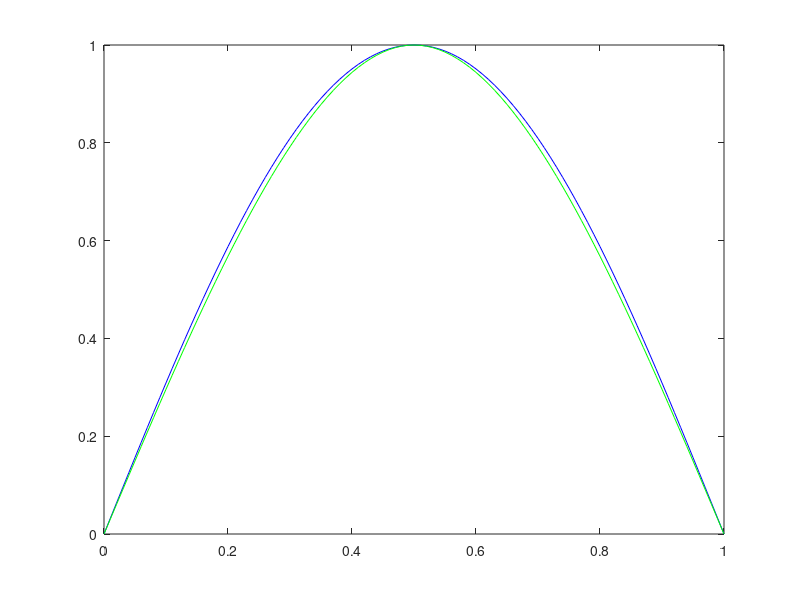

MATLAB code to generate this figure:
% --- Interpolación de Splines cubicos naturales mediante resolución de
% sistema con barra invertida --- 

f = @(x) sin(pi*x);

xi = [0 0.5 1];
fi = f(xi);

n = length(xi)-1;
hi = xi(2:end)-xi(1:end-1); %forma interesante hacer vectores

%A = sparse(n-1,n-1); %ceros pero solo se almacenan no nulos, eficiente.
%declaracion innecesaria pues se modifica despues. Util para conocer
%sparse()
%vect_b = zeros(n-1,1);

A = diag(hi(2:n-1),1) + diag(hi(2:n-1),-1) + diag(2*(hi(1:n-1)+hi(2:n)),0) ; %para poner diagonales por encima, o debajo de principal
A = A/3 ;

vect_b = (fi(3:n+1)-fi(2:n))./hi(2:n) - (fi(2:n)-fi(1:n-1))./hi(1:n-1); 

ci = A\vect_b';
ci = [0; ci; 0]; %meter los c que conociamos antes, ; pues es columna
ai = fi(1:n)';
di = (ci(2:n+1)-ci(1:n))./(3*hi') ; %cuidado transposición
bi = (fi(2:n+1)'-ai-ci(1:n).*hi'.^2-di.*hi'.^3)./hi'; %de 2) sacamos

for i=1:n

    x = xi(i):0.01:xi(i+1);
    plot(x,f(x),'b')
    hold on 
    plot(x,ai(i)+bi(i).*(x-xi(i))+ci(i).*(x-xi(i)).^2+di(i).*(x-xi(i)).^3 ,'g')

end
